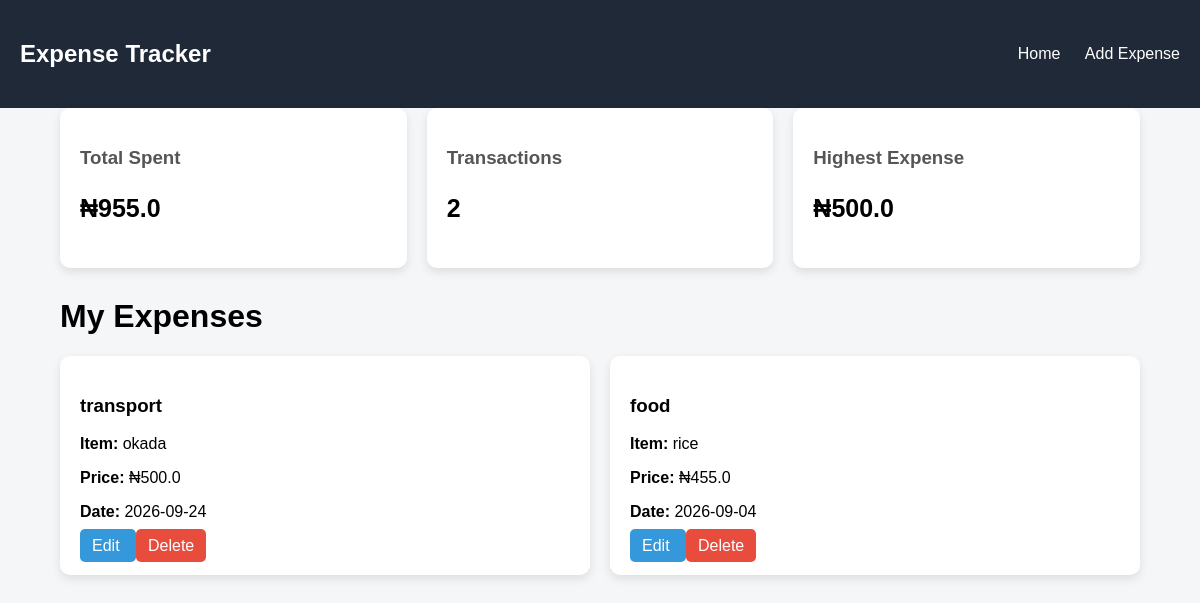
The page / (signed in) on the database its author committed.
### app/models.py (models this page shows)
class Expense(db.Model):
    __tablename__ = "expenses"
    id = db.Column(db.Integer, primary_key=True)
    category = db.Column(db.String(100), nullable=False)
    item = db.Column(db.String(100), nullable=False)
    expense_date = db.Column(db.Date, nullable=False)
    amount = db.Column(db.Float, nullable=False)
    user_id = db.Column(db.Integer, db.ForeignKey("users.id"), nullable=False)
    user = db.relationship(
    "User",
    back_populates="expenses"
)
    def __repr__(self):
        return (
            f"<Expense {self.id}: "
            f"{self.category} - {self.item}>"
        )

### app/routes.py (the view)
@main.route("/")
@login_required
def home():
    expenses = expense_repo.get_all_expenses(session["user_id"])
    statistics = services.expense_statistics(session["user_id"])
    return render_template(
        "index.html",
        expenses=expenses,
        statistics=statistics
    )

### app/expense_repo.py (called while the page is built)
def get_all_expenses(user_id):
    expenses = Expense.query.filter_by(user_id=user_id).all()
    return expenses

### app/services.py (called while the page is built)
def expense_statistics(user_id):
    expenses = get_all_expenses(user_id)
    print(expenses)
    if not expenses:
        return {
            "total": 0,
            "count": 0,
            "highest": 0
        }
    total = sum(expense.amount for expense in expenses)
    count = len(expenses)
    highest = max(
        expense.amount
        for expense in expenses
    )
    return {
        "total": total,
        "count": count,
        "highest": highest
    }

### templates/index.html
{% extends "base.html" %}
{% block content %}
<div class="stats">
<div class="stat-card">
<h3>Total Spent</h3>
<p>
₦{{ statistics.total }}
</p>
</div>
<div class="stat-card">
<h3>Transactions</h3>
<p>
{{ statistics.count }}
</p>
</div>
<div class="stat-card">
<h3>Highest Expense</h3>
<p>
₦{{ statistics.highest }}
</p>
</div>
</div>
<h1>My Expenses</h1>
<div class="expense-card">
{% for expense in expenses %}
<div class="card">
<h3>{{ expense.category }}</h3>
<p>
<strong>Item:</strong>
{{ expense.item }}
</p>
<p>
<strong>Price:</strong>
₦{{ expense.amount }}
</p>
<p>
<strong>Date:</strong>
{{ expense.expense_date }}
</p>
<div class="actions">
<a class="edit"
href="{{ url_for('main.edit_expense', id=expense.id) }}">
Edit
</a>
<a class="delete"
href="{{ url_for('main.delete_expense', id=expense.id) }}">
Delete
</a>
</div>
</div>
{% endfor %}
</div>
{% endblock %}

### templates/base.html (shortened to what this page needs)
<!DOCTYPE html>
<html>
<head>
    <link
        rel="stylesheet"
        href="{{ url_for('static', filename='style.css') }}"
    >
</head>
<body>
<nav>
    <h2>Expense Tracker</h2>
    <div>
        <a href="{{ url_for('main.home') }}">Home</a>
        <a href="{{ url_for('main.add_expense') }}">Add Expense</a>
    </div>
</nav>
<div class="container">
{% block content %}
{% endblock %}
</div>
</body>
</html>

### static/style.css (style rules this page uses)
body { font-family: Arial, sans-serif; background:#f4f6f8; margin:0; }
nav { background:#1f2937; color:white; padding:20px; display:flex; justify-content:space-between; align-items:center; }
nav a { color:white; text-decoration:none; margin-left:20px; }
.container { width:90%; margin:auto; }
.expense-card { display:grid; grid-template-columns: repeat(auto-fit,minmax(250px,1fr)); gap:20px; }
.card { background:white; padding:20px; border-radius:10px; box-shadow:0 4px 10px rgba(0,0,0,0.1); }
.actions a { padding:8px 12px; border-radius:5px; text-decoration:none; }
.edit { background:#3498db; color:white; }
.delete { background:#e74c3c; color:white; }
.stats { display:grid; grid-template-columns: repeat(auto-fit,minmax(200px,1fr)); gap:20px; margin-bottom:30px; }
.stat-card { background:white; padding:20px; border-radius:10px; box-shadow:0 4px 10px rgba(0,0,0,0.1); }
.stat-card h3 { color:#555; }
.stat-card p { font-size:25px; font-weight:bold; }

### rows shown on the page
Expense: highest "500.0", category "transport", item "okada", amount "500.0", expense_date "2026-09-24"
Expense: category "food", item "rice", amount "455.0", expense_date "2026-09-04"

### other values the page prints
{{ statistics.total }} "955.0"
{{ statistics.count }} "2"
